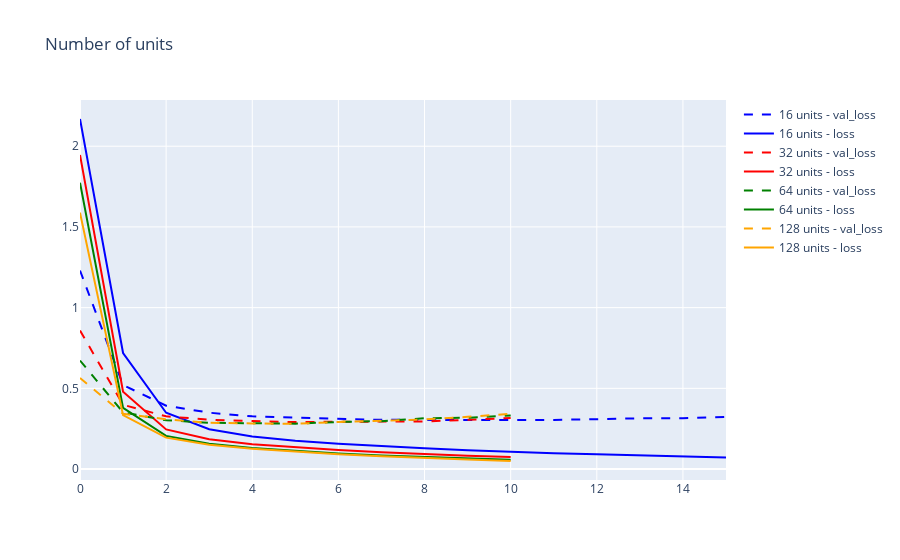

Write notebook code for a chart like this one.
### Markdown cell above
Comparing the results of the models with different number of units, we see that the model with 64 units has the best performance in the test set. The models with less units have worse results, while the model with 128 units has a higher difference between the loss in the training and validation sets.

### Code cell
fig = add_curve(json_file = "models/units16_training_history.json", name = "16 units", color = "blue", title = "Number of units")
fig = add_curve(json_file = "models/units32_training_history.json", name = "32 units", color = "red", fig = fig)
fig = add_curve(json_file = "models/bidirectional_model_training_history.json", name = "64 units", color = "green", fig = fig)
fig = add_curve(json_file = "models/units128_training_history.json", name = "128 units", color = "orange", fig = fig)
fig.show()

### Figure 1 — Plotly figure (JSON) as saved in the notebook; plotly's stock layout.template omitted (floating-point values rounded to 4 significant figures)
{"data": [{"line": {"color": "blue", "dash": "dash"}, "mode": "lines", "name": "16 units - val_loss", "type": "scatter", "y": [1.23, 0.5205, 0.3926, 0.3492, 0.3266, 0.3189, 0.3085, 0.3048, 0.3046, 0.3038, 0.3022, 0.3044, 0.3089, 0.3146, 0.3145, 0.3226]}, {"line": {"color": "blue", "dash": "solid"}, "mode": "lines", "name": "16 units - loss", "type": "scatter", "y": [2.169, 0.7187, 0.3489, 0.2468, 0.2015, 0.1748, 0.1563, 0.1409, 0.1283, 0.1169, 0.1066, 0.09859, 0.09096, 0.08362, 0.07756, 0.07186]}, {"line": {"color": "red", "dash": "dash"}, "mode": "lines", "name": "32 units - val_loss", "type": "scatter", "y": [0.8581, 0.398, 0.3265, 0.3055, 0.2971, 0.2911, 0.2932, 0.2951, 0.2949, 0.3048, 0.3164]}, {"line": {"color": "red", "dash": "solid"}, "mode": "lines", "name": "32 units - loss", "type": "scatter", "y": [1.946, 0.4793, 0.2455, 0.1844, 0.154, 0.1337, 0.1176, 0.1043, 0.09273, 0.08282, 0.07432]}, {"line": {"color": "green", "dash": "dash"}, "mode": "lines", "name": "64 units - val_loss", "type": "scatter", "y": [0.6722, 0.3512, 0.3024, 0.2866, 0.284, 0.281, 0.2918, 0.2968, 0.3149, 0.3176, 0.3323]}, {"line": {"color": "green", "dash": "solid"}, "mode": "lines", "name": "64 units - loss", "type": "scatter", "y": [1.774, 0.379, 0.2055, 0.1561, 0.1297, 0.1115, 0.0971, 0.08435, 0.07387, 0.06494, 0.05733]}, {"line": {"color": "orange", "dash": "dash"}, "mode": "lines", "name": "128 units - val_loss", "type": "scatter", "y": [0.5641, 0.3425, 0.3085, 0.2866, 0.2826, 0.2801, 0.2919, 0.2982, 0.3073, 0.3234, 0.3423]}, {"line": {"color": "orange", "dash": "solid"}, "mode": "lines", "name": "128 units - loss", "type": "scatter", "y": [1.589, 0.334, 0.1945, 0.151, 0.1261, 0.1073, 0.09206, 0.07965, 0.06765, 0.05935, 0.04989]}], "layout": {"title": {"text": "Number of units"}}}
